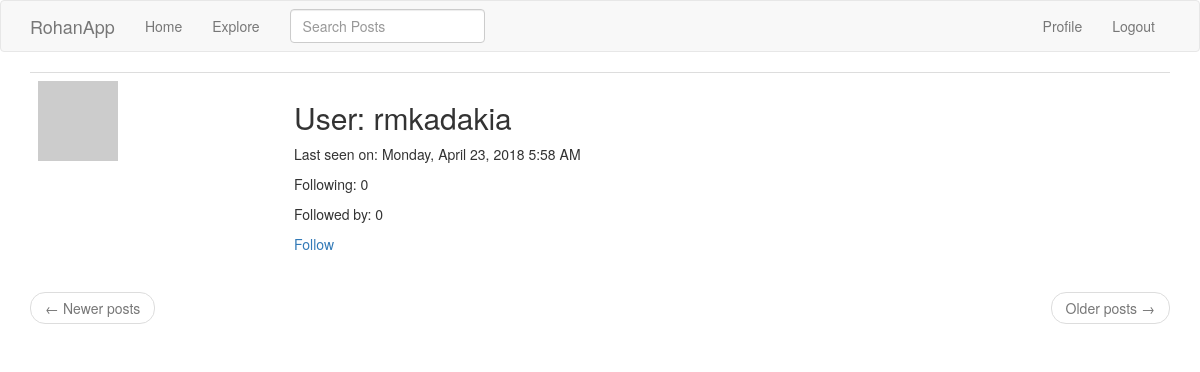
The page /user/rmkadakia (signed in) on the database as committed earlier.
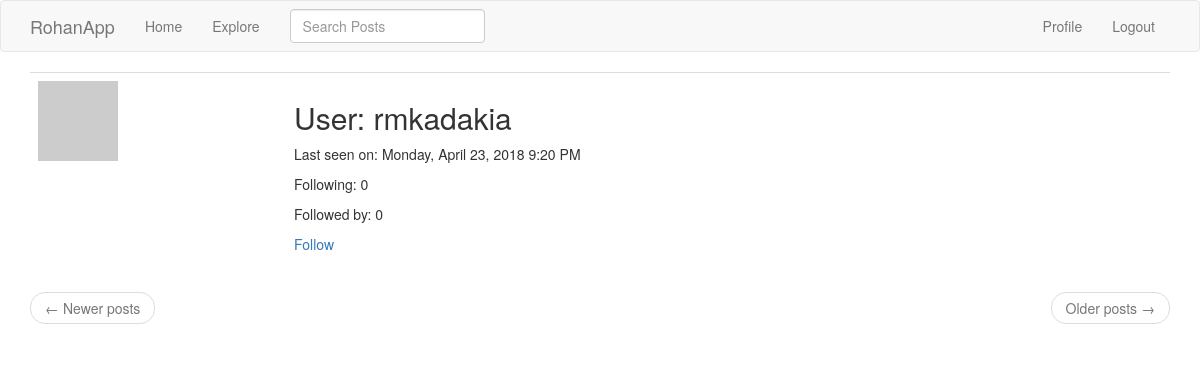
The same page on the database as committed later.
### app/models.py (models this page shows, shortened)
class User(UserMixin, db.Model):
    id = db.Column(db.Integer, primary_key=True)
    username = db.Column(db.String(64), index=True, unique=True)
    email = db.Column(db.String(120), index=True, unique=True)
    password_hash = db.Column(db.String(128))
    posts = db.relationship('Post', backref='author', lazy='dynamic') # u.posts, p.author(s)
    about_me = db.Column(db.String(140))
    last_seen = db.Column(db.DateTime, default=datetime.utcnow)
    followed = db.relationship('User', secondary=followers,
        primaryjoin=(followers.c.follower_id == id), # LEFT # why isn't it just followers.follower_id ?
        secondaryjoin=(followers.c.followed_id == id), # RIGHT
        backref=db.backref('followers', lazy='dynamic'), lazy='dynamic')
    def avatar(self, size):
        digest = md5(self.email.lower().encode('utf-8')).hexdigest() # .encode('utf-8') converts email string to bytes
        return 'https://www.gravatar.com/avatar/{}?d=identicon&s={}'.format(digest, size)
    def is_following(self, user):
        return self.followed.filter(followers.c.followed_id == user.id).count() > 0 # filter ==, filter_by =

### app/main/routes.py (the view)
@bp.route('/user/<username>')
@login_required
def user(username):
    user = User.query.filter_by(username=username).first_or_404()
    page = request.args.get('page', 1, type=int)
    posts = user.posts.order_by(Post.timestamp.desc()).paginate(
        page, current_app.config['POSTS_PER_PAGE'], False)
    next_url = url_for('main.user', username=user.username, page=posts.next_num) if posts.has_next else None
    prev_url = url_for('main.user', username=user.username, page=posts.prev_num) if posts.has_prev else None
    return render_template('user.html', title = user.username, user = user, posts = posts.items,
                            next_url = next_url, prev_url = prev_url)

### app/main/forms.py
class SearchForm(FlaskForm):
    q = StringField('Search Posts', validators=[DataRequired()])
    def __init__(self, *args, **kwargs):
        if 'formdata' not in kwargs:
            kwargs['formdata'] = request.args # default is request.form
        if 'csrf_enabled' not in kwargs:
            kwargs['csrf_enabled'] = False # also, not putting form.hidden_tag() in the template
        super(SearchForm, self).__init__(*args, **kwargs)

### app/main/routes.py (called while the page is built)
@bp.before_app_request # executed just before any view function
def before_request():
    if current_user.is_authenticated:
        current_user.last_seen = datetime.utcnow() # .strftime('%m/%d/%Y %I:%M:%S %p')
        db.session.commit()
        g.search_form = SearchForm()
    g.locale = str(get_locale())

### app/models.py (called while the page is built)
@login.user_loader
def load_user(id):
    return User.query.get(int(id))

    @classmethod
    def before_commit(cls, session):
        session._changes = {
            'add': [obj for obj in session.new if isinstance(obj, cls)],
            'update': [obj for obj in session.dirty if isinstance(obj, cls)], # there is no db.session.update()
            'delete': [obj for obj in session.deleted if isinstance(obj, cls)]
        }

    @classmethod
    def after_commit(cls, session):
        for obj in session._changes['add']:
            add_to_index(cls.__tablename__, obj)
        for obj in session._changes['update']: # modified post overwrites original post in Elasticsearch db
            add_to_index(cls.__tablename__, obj)
        for obj in session._changes['delete']:
            remove_from_index(cls.__tablename__, obj)
        session._changes = None # resets the dictionary - which survived the commit - to None

### app/templates/user.html (shortened to what this page needs)
{% extends "base.html" %}
{% block app_content %}
    <table class="table table-hover">
        <tr>
            <td width="256px"><a href="https://en.gravatar.com" target="_blank"><img src="{{ user.avatar(256) }}"></a></td>
            <td>
                <h2>User: {{ user.username }}</h2>
                {% if user.last_seen %}
                <p>Last seen on: {{ moment(user.last_seen).format('LLLL') }}</p>
                {% endif %}
                <p>Following: {{ user.followed.count() }}</p>
                <p>Followed by: {{ user.followers.count() }}</p>
                {% if current_user == user %}
                <p><a href="{{ url_for('main.edit_profile') }}">Edit your profile</a></p>
                {% elif not current_user.is_following(user) %}
                <p><a href="{{ url_for('main.follow', username=user.username) }}">Follow</a></p>
                {% else %}
                <p><a href="{{ url_for('main.unfollow', username=user.username) }}">Unfollow</a></p>
                {% endif %}
            </td>
        </tr>
    </table>
    <nav aria-label="...">
        <ul class="pager">
            <li class="previous{% if not prev_url %} disabled{% endif %}">
                <a href="{{ prev_url or '#' }}">
                    <span aria-hidden="true">&larr;</span> Newer posts
                </a>
            </li>
            <li class="next{% if not next_url %} disabled{% endif %}">
                <a href="{{ next_url or '#' }}">
                    Older posts <span aria-hidden="true">&rarr;</span>
                </a>
            </li>
        </ul>
    </nav>
{% endblock %}

### app/templates/base.html (shortened to what this page needs)
{% extends 'bootstrap/base.html' %}
{% block navbar %}
    <nav class="navbar navbar-default">
        <div class="container">
            <div class="navbar-header">
                <a class="navbar-brand" href="{{ url_for('main.index') }}">RohanApp</a>
            </div>
            <div class="collapse navbar-collapse" id="bs-example-navbar-collapse-1">
                <ul class="nav navbar-nav">
                    <li><a href="{{ url_for('main.index') }}">Home</a></li>
                    <li><a href="{{ url_for('main.explore') }}">Explore</a></li>
                </ul>
                {% if g.search_form %}
                <form class="navbar-form navbar-left" method="GET" action="{{ url_for('main.search') }}">
                    <div class="form-group">
                        {{ g.search_form.q(size=20, class='form-control',
                            placeholder=g.search_form.q.label.text) }}
                    </div>
                </form>
                {% endif %}
                <ul class="nav navbar-nav navbar-right">
                    {% if current_user.is_anonymous %}
                    <li><a href="{{ url_for('auth.login') }}">Login</a></li>
                    {% else %}
                    <li><a href="{{ url_for('main.user', username=current_user.username) }}">Profile</a></li>
                    <li><a href="{{ url_for('auth.logout') }}">Logout</a></li>
                    {% endif %}
                </ul>
            </div>
        </div>
    </nav>
{% endblock %}
{% block content %}
    <div class="container">
        {% block app_content %}{% endblock %}
    </div>
{% endblock %}

Rows that differ between the two databases and show on the page:
changed User "rmkadakia": last_seen "Monday, April 23, 2018 5:58 AM" → "Monday, April 23, 2018 9:20 PM"
